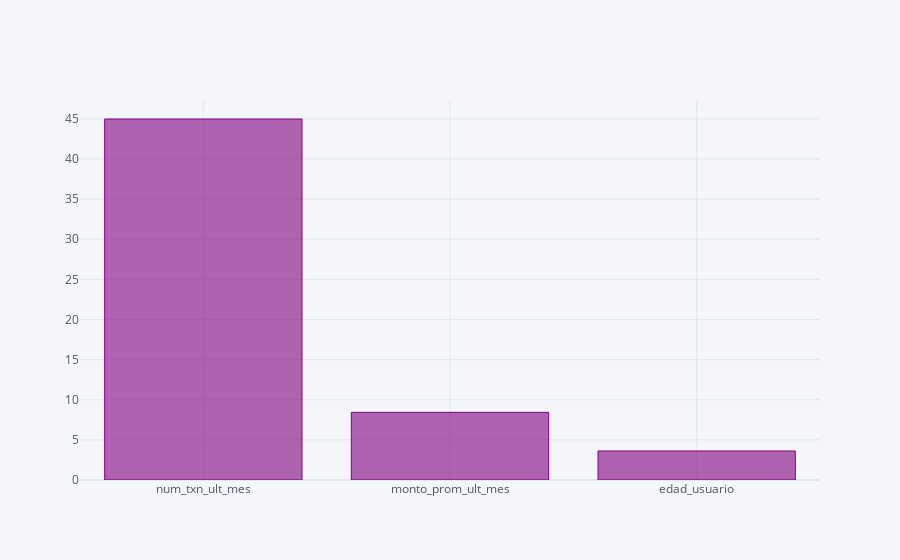

Notebook code cell kept with this figure:
### Code cell
"""Visualizamos su poder predictibo"""
pd.DataFrame(zip(best,sk.scores_),
columns=['var','score']).sort_values(by='score',ascending=False).set_index('var').iplot(kind='bar',color='purple')

### Figure 1 — Plotly figure (JSON) as saved in the notebook; plotly's stock layout.template omitted (floating-point values rounded to 4 significant figures)
{"data": [{"marker": {"color": "rgba(128, 0, 128, 0.6)", "line": {"color": "rgba(128, 0, 128, 1.0)", "width": 1}}, "name": "score", "orientation": "v", "text": "", "type": "bar", "x": ["num_txn_ult_mes", "monto_prom_ult_mes", "edad_usuario"], "y": [44.98, 8.431, 3.618]}], "layout": {"legend": {"bgcolor": "#F5F6F9", "font": {"color": "#4D5663"}}, "paper_bgcolor": "#F5F6F9", "plot_bgcolor": "#F5F6F9", "title": {"font": {"color": "#4D5663"}}, "xaxis": {"gridcolor": "#E1E5ED", "showgrid": true, "tickfont": {"color": "#4D5663"}, "title": {"font": {"color": "#4D5663"}, "text": ""}, "zerolinecolor": "#E1E5ED"}, "yaxis": {"gridcolor": "#E1E5ED", "showgrid": true, "tickfont": {"color": "#4D5663"}, "title": {"font": {"color": "#4D5663"}, "text": ""}, "zerolinecolor": "#E1E5ED"}}}
